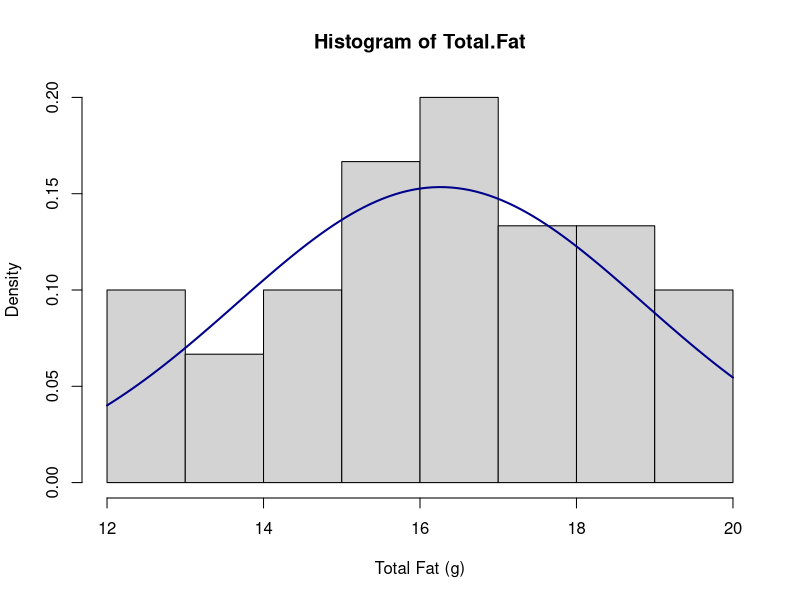
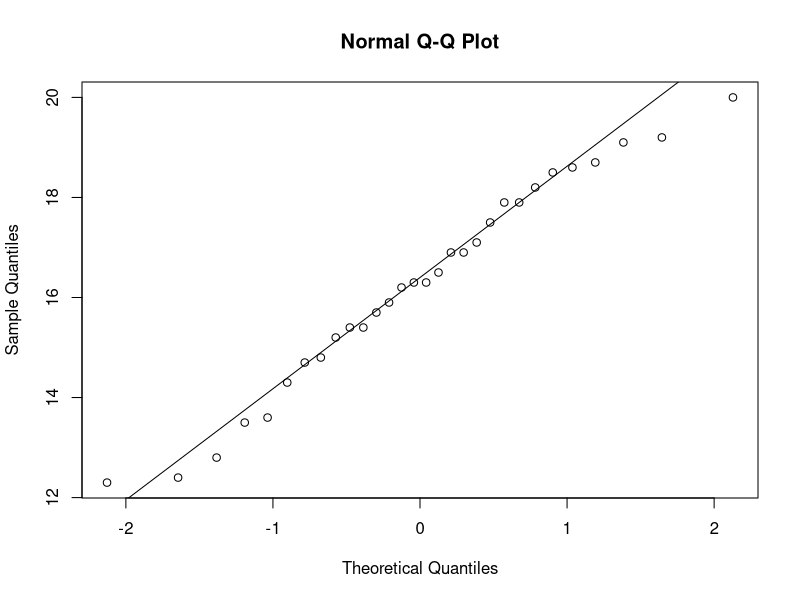

Recreate these plots in R, in order. (Note: this script raises an error after producing the figures.)
Ex1=read.table(file = "FatContent.txt", header = TRUE, sep = "\t")
attach(Ex1)
n <- nrow(Ex1)

xbar <- mean(Ex1$Total.Fat)
std_dev <- 2.6
std_err = (std_dev/sqrt(n))

print(std_err)

hist(Total.Fat, breaks=10, prob=TRUE, xlab="Total Fat (g)") 
curve(dnorm(x, mean=xbar, sd=std_dev), col="darkblue", lwd=2, add=TRUE, yaxt="n")

print(qqnorm(Total.Fat))
print(qqline(Total.Fat))

std_errrrr <- (x - xbar) / std_dev

mu <- 15 # Set mean value equal to the population mean given in the null hypothesis
z <- (xbar-mu)/ std_errrrr # Calculate the z-statistic
Pvalue <- 2*pnorm(-abs(z)) # Calculate the p-value for a two-sided test

me <- qnorm(.975)*std_errrrr

print(xbar - me)
print(xbar + me)

